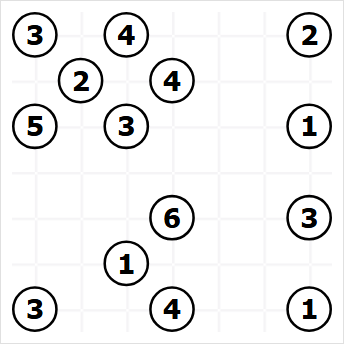
#> input picture tests/fixtures/puzzle_bridges_7x7.png, 344 x 345 px
$ python -i vision.py   (imports and definitions only)   (older library calls are emulated)
#> lines starting #> are read from the running program, lines starting #| are printed output that depends on the picture; after the words box and inside, x2 and y2 are one past the last pixel; in counts of white or black regions, pixels touching at a corner belong together
#> further down, picture is the input picture: shape (345, 344, 3); mean B, G, R 238.5, 238.4, 238.5
from __future__ import annotations

from functools import lru_cache
from pathlib import Path
from statistics import median

import cv2
import numpy as np
from PIL import Image, ImageDraw, ImageFont

from .model import Island, Recognition, RecognitionError


_FONT_CANDIDATES = (
    "arial.ttf",
    "arialbd.ttf",
    "calibri.ttf",
    "calibrib.ttf",
    "segoeui.ttf",
    "segoeuib.ttf",
    "tahoma.ttf",
    "tahomabd.ttf",
    "verdana.ttf",
    "verdanab.ttf",
)
_VALID_DIGITS = tuple("12345678")
_INVALID_GLYPHS = tuple("09ABCDEFGHIJKLMNOPQRSTUVWXYZ")
_MIN_VALID_GLYPH_ADVANTAGE = -0.02
_MAX_VALID_GLYPH_DISTANCE = 0.52
_MIN_SHARPNESS_FOR_INVALID_GLYPH_CHECK = 5000.0


def _normalize_digit(mask: np.ndarray, size: int = 28) -> np.ndarray | None:
    binary = (mask > 0).astype(np.uint8) * 255
    count, labels, stats, _ = cv2.connectedComponentsWithStats(binary, 8)
    if count <= 1:
        return None
    minimum_area = max(2, int(binary.size * 0.003))
    cleaned = np.zeros_like(binary)
    for label in range(1, count):
        if stats[label, cv2.CC_STAT_AREA] >= minimum_area:
            cleaned[labels == label] = 255
    points = cv2.findNonZero(cleaned)
    if points is None:
        return None
    x, y, width, height = cv2.boundingRect(points)
    if width < 1 or height < 3:
        return None
    glyph = cleaned[y : y + height, x : x + width]
    usable = size - 6
    scale = min(usable / width, usable / height)
    target_width = max(1, int(round(width * scale)))
    target_height = max(1, int(round(height * scale)))
    resized = cv2.resize(glyph, (target_width, target_height), interpolation=cv2.INTER_AREA)
    result = np.zeros((size, size), dtype=np.uint8)
    left = (size - target_width) // 2
    top = (size - target_height) // 2
    result[top : top + target_height, left : left + target_width] = resized
    return result


def _font_paths() -> list[Path]:
    roots = [Path("C:/Windows/Fonts"), Path.home() / "AppData/Local/Microsoft/Windows/Fonts"]
    paths = [root / name for root in roots for name in _FONT_CANDIDATES]
    return [path for path in paths if path.exists()]


@lru_cache(maxsize=2)
def _character_templates(characters: tuple[str, ...]) -> dict[str, list[np.ndarray]]:
    templates: dict[str, list[np.ndarray]] = {character: [] for character in characters}
    for path in _font_paths():
        for font_size in (34, 40, 46):
            font = ImageFont.truetype(str(path), font_size)
            for stroke in (0, 1):
                for character in characters:
                    image = Image.new("L", (64, 64), 0)
                    draw = ImageDraw.Draw(image)
                    box = draw.textbbox((0, 0), character, font=font, stroke_width=stroke)
                    width, height = box[2] - box[0], box[3] - box[1]
                    position = ((64 - width) / 2 - box[0], (64 - height) / 2 - box[1])
                    draw.text(position, character, font=font, fill=255, stroke_width=stroke)
                    normalized = _normalize_digit(np.asarray(image))
                    if normalized is not None:
                        templates[character].append(normalized)

    for font_face in (
        cv2.FONT_HERSHEY_SIMPLEX,
        cv2.FONT_HERSHEY_DUPLEX,
        cv2.FONT_HERSHEY_TRIPLEX,
    ):
        for thickness in (1, 2, 3):
            for character in characters:
                image = np.zeros((64, 64), dtype=np.uint8)
                scale = 1.45
                (width, height), baseline = cv2.getTextSize(character, font_face, scale, thickness)
                origin = ((64 - width) // 2, (64 + height - baseline) // 2)
                cv2.putText(image, character, origin, font_face, scale, 255, thickness, cv2.LINE_AA)
                normalized = _normalize_digit(image)
                if normalized is not None:
                    templates[character].append(normalized)
    if not all(templates.values()):
        raise RecognitionError("No local fonts are available for character recognition")
    return templates


@lru_cache(maxsize=1)
def _digit_templates() -> dict[int, list[np.ndarray]]:
    return {
        int(character): templates
        for character, templates in _character_templates(_VALID_DIGITS).items()
    }


def _mask_score(mask: np.ndarray) -> float:
    normalized = _normalize_digit(mask)
    if normalized is None:
        return -1.0
    fraction = float(np.count_nonzero(mask)) / mask.size
    if not 0.015 <= fraction <= 0.48:
        return -1.0
    points = cv2.findNonZero((mask > 0).astype(np.uint8))
    if points is None:
        return -1.0
    x, y, width, height = cv2.boundingRect(points)
    center_x = x + width / 2
    center_y = y + height / 2
    center_penalty = abs(center_x - mask.shape[1] / 2) / mask.shape[1]
    center_penalty += abs(center_y - mask.shape[0] / 2) / mask.shape[0]
    return height / mask.shape[0] - 0.55 * center_penalty - 0.15 * abs(fraction - 0.17)


def _extract_digit_at_scale(gray: np.ndarray, x: float, y: float, half: int) -> np.ndarray:
    cx, cy = int(round(x)), int(round(y))
    x1, y1 = max(0, cx - half), max(0, cy - half)
    x2, y2 = min(gray.shape[1], cx + half + 1), min(gray.shape[0], cy + half + 1)
    patch = gray[y1:y2, x1:x2]
    if patch.size == 0 or min(patch.shape) < 7:
        raise RecognitionError("An island is too close to the image boundary")
    patch = cv2.GaussianBlur(patch, (3, 3), 0)
    _, dark = cv2.threshold(patch, 0, 255, cv2.THRESH_BINARY_INV | cv2.THRESH_OTSU)
    _, light = cv2.threshold(patch, 0, 255, cv2.THRESH_BINARY | cv2.THRESH_OTSU)
    candidates = [(score, mask) for mask in (dark, light) if (score := _mask_score(mask)) >= 0.0]
    if not candidates:
        raise RecognitionError("Could not isolate an island digit at this scale")
    _, best = max(candidates, key=lambda item: item[0])
    normalized = _normalize_digit(best)
    if normalized is None:
        raise RecognitionError("Could not isolate an island digit")
    return normalized


def _extract_digit_scales(
    gray: np.ndarray,
    x: float,
    y: float,
    typical_radius: float,
) -> list[np.ndarray]:
    # Thresholding can trace either side of the anti-aliased circle rim, so
    # per-contour radii are not reliable OCR crop sizes.  Use the board-wide
    # typical radius and combine several crops that all stay inside the rim.
    half_sizes = sorted(
        {
            max(5, int(round(typical_radius * ratio)))
            for ratio in (0.50, 0.60, 0.70)
        }
    )
    masks: list[np.ndarray] = []
    for half in half_sizes:
        try:
            masks.append(_extract_digit_at_scale(gray, x, y, half))
        except RecognitionError:
            continue
    if not masks:
        raise RecognitionError("Could not isolate an island digit")
    return masks


@lru_cache(maxsize=1)
def _hog() -> cv2.HOGDescriptor:
    return cv2.HOGDescriptor((32, 32), (8, 8), (4, 4), (4, 4), 9)


def _hog_vector(mask: np.ndarray) -> np.ndarray:
    resized = cv2.resize(mask, (32, 32), interpolation=cv2.INTER_AREA)
    return _hog().compute(resized).reshape(-1)


@lru_cache(maxsize=1)
def _template_hog_vectors() -> dict[int, np.ndarray]:
    return {
        digit: _normalized_hog_matrix(templates)
        for digit, templates in _digit_templates().items()
    }


def _normalized_hog_matrix(templates: list[np.ndarray]) -> np.ndarray:
    vectors = np.stack([_hog_vector(template) for template in templates])
    return vectors / (np.linalg.norm(vectors, axis=1, keepdims=True) + 1e-9)


@lru_cache(maxsize=1)
def _invalid_template_hog_vectors() -> dict[str, np.ndarray]:
    return {
        character: _normalized_hog_matrix(templates)
        for character, templates in _character_templates(_INVALID_GLYPHS).items()
    }


def _normalized_hog_vector(mask: np.ndarray) -> np.ndarray:
    vector = _hog_vector(mask)
    return vector / (float(np.linalg.norm(vector)) + 1e-9)


def _template_scores(
    vector: np.ndarray,
    templates: dict[int | str, np.ndarray],
) -> dict[int | str, float]:
    return {
        label: 1.0 - float(np.max(matrix @ vector))
        for label, matrix in templates.items()
    }


def _rank_digit_scores(scores: dict[int, float]) -> tuple[int, float, dict[int, float]]:
    ranked = sorted(scores.items(), key=lambda item: item[1])
    best_digit, best_distance = ranked[0]
    second_distance = ranked[1][1]
    shape_quality = np.clip((0.62 - best_distance) / 0.52, 0.0, 1.0)
    margin_quality = np.clip((second_distance - best_distance) / 0.12, 0.0, 1.0)
    confidence = float(0.55 * shape_quality + 0.45 * margin_quality)
    return best_digit, confidence, scores


def classify_digit(mask: np.ndarray) -> tuple[int, float, dict[int, float]]:
    scores = _template_scores(_normalized_hog_vector(mask), _template_hog_vectors())
    return _rank_digit_scores(scores)


def _classify_digit_scales(masks: list[np.ndarray]) -> tuple[int, float, dict[int, float]]:
    vectors = [_normalized_hog_vector(mask) for mask in masks]
    scale_scores = [_template_scores(vector, _template_hog_vectors()) for vector in vectors]
    combined = {
        digit: float(np.mean([scores[digit] for scores in scale_scores]))
        for digit in range(1, 9)
    }
    return _rank_digit_scores(combined)


def _invalid_glyph_distance(masks: list[np.ndarray]) -> float:
    scale_scores = [
        _template_scores(_normalized_hog_vector(mask), _invalid_template_hog_vectors())
        for mask in masks
    ]
    return min(
        float(np.mean([scores[character] for scores in scale_scores]))
        for character in _INVALID_GLYPHS
    )


def _local_sharpness(
    gray: np.ndarray,
    x: float,
    y: float,
    radius: float,
) -> float:
    half = max(4, int(round(radius * 0.72)))
    center_x, center_y = int(round(x)), int(round(y))
    patch = gray[
        max(0, center_y - half) : min(gray.shape[0], center_y + half + 1),
        max(0, center_x - half) : min(gray.shape[1], center_x + half + 1),
    ]
    if patch.size == 0:
        return 0.0
    return float(cv2.Laplacian(patch, cv2.CV_64F).var())


def _circle_candidates(
    gray: np.ndarray,
    *,
    minimum_diameter: int | None = None,
    maximum_diameter: int | None = None,
    adaptive_threshold: bool = False,
) -> list[tuple[float, float, float, float]]:
#> called with adaptive_threshold = False
    height, width = gray.shape
    min_diameter = (
        max(8, int(minimum_diameter))
        if minimum_diameter is not None
        else max(12, int(min(height, width) * 0.012))
    )
    max_diameter = (
        max(min_diameter + 2, int(maximum_diameter))
        if maximum_diameter is not None
        else max(min_diameter + 2, min(180, int(min(height, width) * 0.28)))
    )
    blurred = cv2.GaussianBlur(gray, (3, 3), 0)
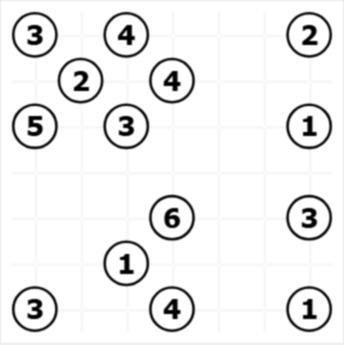
#> blurred: shape (345, 344); min 0, max 255, mean 238.5
    candidates: list[tuple[float, float, float, float]] = []

    binaries: list[np.ndarray] = []
    for polarity in (cv2.THRESH_BINARY_INV, cv2.THRESH_BINARY):
        _, binary = cv2.threshold(blurred, 0, 255, polarity | cv2.THRESH_OTSU)
        binaries.append(binary)
#> this loop made 2 passes
#> pass 1, in _circle_candidates, `_, binary = cv2.threshold(blurred, 0, 255, polarity | cv2.THRESH_OTSU)`:
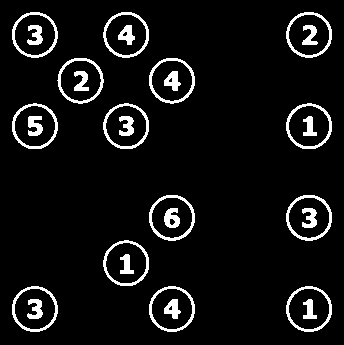
#> binary: shape (345, 344); 7% white; 28 white regions, largest, box (x1, y1, x2, y2) and area: (149, 195, 195, 241) 419, (286, 195, 332, 241) 418, (57, 58, 104, 104) 409
#> after the loop, binaries = 2 items
    if adaptive_threshold:
        block_size = max(15, min(81, (min(height, width) // 18) | 1))
        for polarity in (cv2.THRESH_BINARY_INV, cv2.THRESH_BINARY):
            binaries.append(
                cv2.adaptiveThreshold(
                    blurred,
                    255,
                    cv2.ADAPTIVE_THRESH_GAUSSIAN_C,
                    polarity,
                    block_size,
                    5,
                )
            )

    for binary in binaries:
        contours, _ = cv2.findContours(binary, cv2.RETR_LIST, cv2.CHAIN_APPROX_SIMPLE)
        for contour in contours:
            x, y, box_width, box_height = cv2.boundingRect(contour)
            if not (min_diameter <= box_width <= max_diameter and min_diameter <= box_height <= max_diameter):
                continue
            aspect = box_width / box_height
            if not 0.78 <= aspect <= 1.28:
                continue
            area = cv2.contourArea(contour)
            perimeter = cv2.arcLength(contour, True)
            if perimeter <= 0:
                continue
            circularity = 4 * np.pi * area / (perimeter * perimeter)
            fill = area / (box_width * box_height)
            if circularity < 0.68 or not 0.48 <= fill <= 0.88:
                continue
            center, radius = cv2.minEnclosingCircle(contour)
            if radius <= 0:
                continue
            quality = float(circularity - abs(aspect - 1.0) * 0.35)
            candidates.append((float(center[0]), float(center[1]), float(radius), quality))
#> after the loop, candidates = 56 items, first 6: (308.5, 308.5, 20.99, 0.902), (171.5, 308.5, 20.99, 0.905), (34.5, 308.5, 20.99, 0.902), (308.7, 308.8, 23.06, 0.902), (171.5, 308.6, 23.11, 0.904), (34.34, 308.8, 23.06, 0.902)

    if len(candidates) < 2:
        circles = cv2.HoughCircles(
            blurred,
            cv2.HOUGH_GRADIENT,
            dp=1.2,
            minDist=max(10, min_diameter),
            param1=100,
            param2=22,
            minRadius=max(5, min_diameter // 2),
            maxRadius=max_diameter // 2,
        )
        if circles is not None:
            candidates.extend((float(x), float(y), float(radius), 0.65) for x, y, radius in circles[0])

    candidates.sort(key=lambda item: (item[3], item[2]), reverse=True)
    deduplicated: list[tuple[float, float, float, float]] = []
    for candidate in candidates:
        x, y, radius, _ = candidate
        if any(np.hypot(x - ox, y - oy) < min(radius, other_radius) * 0.55 for ox, oy, other_radius, _ in deduplicated):
            continue
        deduplicated.append(candidate)
#> this loop made 56 passes
#> (candidate, x, y, radius) on passes 1 to 8: ((171.5, 217.2, 20.98, 0.91), 171.5, 217.2, 20.98), ((171.5, 80.12, 20.94, 0.91), 171.5, 80.12, 20.94), ((125.8, 262.8, 21.04, 0.909), 125.8, 262.8, 21.04), ((171.4, 217.2, 24.03, 0.909), 171.4, 217.2, 24.03), ((171.5, 80.06, 20.03, 0.907), 171.5, 80.06, 20.03), ((171.5, 217.3, 20.05, 0.907), 171.5, 217.3, 20.05), ((171.4, 308.7, 24.05, 0.907), 171.4, 308.7, 24.05), ((125.8, 125.8, 21.03, 0.907), 125.8, 125.8, 21.03)
#> after the loop, deduplicated = 14 items, first 6: (171.5, 217.2, 20.98, 0.91), (171.5, 80.12, 20.94, 0.91), (125.8, 262.8, 21.04, 0.909), (171.4, 308.7, 24.05, 0.907), (125.8, 125.8, 21.03, 0.907), (308.6, 308.6, 24, 0.905)
    return deduplicated


def _typical_inner_radius(candidates: list[tuple[float, float, float, float]]) -> float:
    return float(np.percentile([candidate[2] for candidate in candidates], 20))


def _hough_circle_candidates(
    gray: np.ndarray,
    typical_radius: float,
) -> list[tuple[float, float, float, float]]:
    blurred = cv2.GaussianBlur(gray, (3, 3), 0)
    circles = cv2.HoughCircles(
        blurred,
        cv2.HOUGH_GRADIENT,
        dp=1.0,
        minDist=max(7, int(round(typical_radius * 1.2))),
        param1=80,
        param2=max(12, int(round(typical_radius * 1.65))),
        minRadius=max(4, int(typical_radius * 0.62)),
        maxRadius=max(5, int(np.ceil(typical_radius * 1.55))),
    )
    if circles is None:
        return []
    return [
        (float(x), float(y), float(radius), 0.65)
        for x, y, radius in circles[0]
    ]


# [41 lines left out: function _ring_support, not called in this run]


def _merge_circle_candidates(
    gray: np.ndarray,
    contour_candidates: list[tuple[float, float, float, float]],
    typical_radius: float,
) -> list[tuple[float, float, float, float]]:
    merged = list(contour_candidates)
    blurred = cv2.GaussianBlur(gray, (3, 3), 0)
    gradient_x = cv2.Sobel(blurred, cv2.CV_32F, 1, 0, ksize=3)
    gradient_y = cv2.Sobel(blurred, cv2.CV_32F, 0, 1, ksize=3)
    magnitude = cv2.magnitude(gradient_x, gradient_y)

    for candidate in _hough_circle_candidates(gray, typical_radius):
        x, y, radius, _ = candidate
        if any(
            np.hypot(x - other_x, y - other_y) < min(radius, other_radius) * 0.65
            for other_x, other_y, other_radius, _ in merged
        ):
            continue
        if _ring_support(
            gray.shape,
            gradient_x,
            gradient_y,
            magnitude,
            x,
            y,
            radius,
        ) >= 0.78:
            merged.append(candidate)
    return merged


def _dominant_size(candidates: list[tuple[float, float, float, float]]) -> list[tuple[float, float, float, float]]:
    if len(candidates) < 2:
        return candidates
    best_group: list[tuple[float, float, float, float]] = []
#> best_group = []
    best_score = -1.0
    for seed in candidates:
        radius = seed[2]
        # Anti-aliased rims can alternate between inner and outer contours.
        # Both radius modes belong to the same physical circle, especially
        # after downscaling or blur, where the modes can differ by about 35%.
        group = [
            candidate
            for candidate in candidates
            if 0.62 <= candidate[2] / radius <= 1.62
        ]
        if len(group) < 2:
            continue
        typical = median(candidate[2] for candidate in group)
        score = len(group) * (typical ** 0.32) * (0.75 + np.mean([item[3] for item in group]))
        if score > best_score:
            best_group, best_score = group, score
#> this loop made 14 passes
#> (seed, radius, best_score) on pass 1: ((171.5, 217.2, 20.98, 0.91), 20.98, 61.42)
#> after the loop, best_group has the same summary as deduplicated in _circle_candidates; best_score = 61.42
    return best_group or candidates


def _recognize_at_scale(gray: np.ndarray) -> tuple[list[tuple[float, float, float, int, float]], int]:
    contour_candidates = _dominant_size(_circle_candidates(gray))
    if len(contour_candidates) < 2:
        raise RecognitionError("Fewer than two circular islands were found; crop tightly around the board")

    typical_radius = _typical_inner_radius(contour_candidates)
    candidates = _merge_circle_candidates(gray, contour_candidates, typical_radius)
    ocr_scale = max(1.0, 16.0 / typical_radius)
    ocr_gray = (
        cv2.resize(gray, None, fx=ocr_scale, fy=ocr_scale, interpolation=cv2.INTER_CUBIC)
        if ocr_scale > 1.0
        else gray
    )
    raw: list[tuple[float, float, float, int, float]] = []
    failures = 0
    for x, y, radius, _ in candidates:
        try:
            masks = _extract_digit_scales(
                ocr_gray,
                x * ocr_scale,
                y * ocr_scale,
                typical_radius * ocr_scale,
            )
            value, confidence, scores = _classify_digit_scales(masks)
            valid_distance = min(scores.values())
            sharpness = _local_sharpness(gray, x, y, radius)
            invalid_glyph_is_closer = False
            if sharpness >= _MIN_SHARPNESS_FOR_INVALID_GLYPH_CHECK:
                invalid_distance = _invalid_glyph_distance(masks)
                invalid_glyph_is_closer = (
                    invalid_distance - valid_distance < _MIN_VALID_GLYPH_ADVANTAGE
                )
            if valid_distance > _MAX_VALID_GLYPH_DISTANCE or invalid_glyph_is_closer:
                failures += 1
                continue
            raw.append((x, y, radius, value, confidence))
        except RecognitionError:
            failures += 1
    return raw, failures


def _sort_islands_by_rows(
    raw: list[tuple[float, float, float, int, float]],
) -> list[tuple[float, float, float, int, float]]:
    if not raw:
        return []
    row_tolerance = max(3.0, median(item[2] for item in raw) * 0.48)
    rows: list[list[tuple[float, float, float, int, float]]] = []
    for item in sorted(raw, key=lambda candidate: candidate[1]):
        if not rows:
            rows.append([item])
            continue
        row_center = sum(candidate[1] for candidate in rows[-1]) / len(rows[-1])
        if abs(item[1] - row_center) <= row_tolerance:
            rows[-1].append(item)
        else:
            rows.append([item])
    return [
        item
        for row in rows
        for item in sorted(row, key=lambda candidate: candidate[0])
    ]


def recognize(image: np.ndarray) -> Recognition:
    if image is None or image.size == 0:
        raise RecognitionError("The screenshot is empty")
    if image.ndim == 2:
        gray = image.copy()
        color = cv2.cvtColor(image, cv2.COLOR_GRAY2BGR)
    elif image.shape[2] == 4:
        color = cv2.cvtColor(image, cv2.COLOR_BGRA2BGR)
        gray = cv2.cvtColor(color, cv2.COLOR_BGR2GRAY)
    else:
        color = image.copy()
        gray = cv2.cvtColor(color, cv2.COLOR_BGR2GRAY)

    initial_candidates = _dominant_size(_circle_candidates(gray))
#> initial_candidates has the same summary as deduplicated in _circle_candidates
    if len(initial_candidates) < 2:
        raise RecognitionError("Fewer than two circular islands were found; crop tightly around the board")

    initial_radius = _typical_inner_radius(initial_candidates)
#> initial_radius = 21
    board_scale = min(3.0, 18.0 / initial_radius) if initial_radius < 10.5 else 1.0
#> board_scale = 1
    working_gray = (
        cv2.resize(gray, None, fx=board_scale, fy=board_scale, interpolation=cv2.INTER_CUBIC)
        if board_scale > 1.0
        else gray
    )
    scaled_raw, failures = _recognize_at_scale(working_gray)
#> the loop in _circle_candidates (call 2), `for binary in binaries:` made 2 passes
#> the loop in _circle_candidates (call 2), `for candidate in candidates:` made 56 passes
#> the loop in _dominant_size (call 2), `for seed in candidates:` made 14 passes
#> in _recognize_at_scale, `contour_candidates = _dominant_size(_circle_candidates(gray))`: contour_candidates has the same summary as deduplicated in _circle_candidates
#> in _recognize_at_scale, `typical_radius = _typical_inner_radius(contour_candidates)`: typical_radius = 21
#> in _merge_circle_candidates, `merged = list(contour_candidates)`: merged has the same summary as deduplicated in _circle_candidates
#> in _merge_circle_candidates, `gradient_x = cv2.Sobel(blurred, cv2.CV_32F, 1, 0, ksize=3)`:
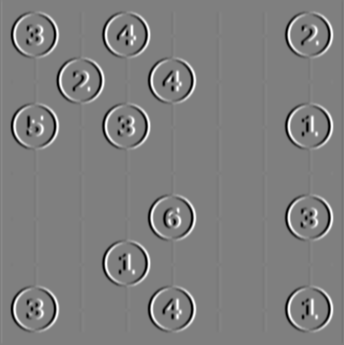
#> gradient_x: shape (345, 344) float32; min -768, max 768, mean 0; drawn with min black and max white
#> (the rest of the program and of its run is left out)
